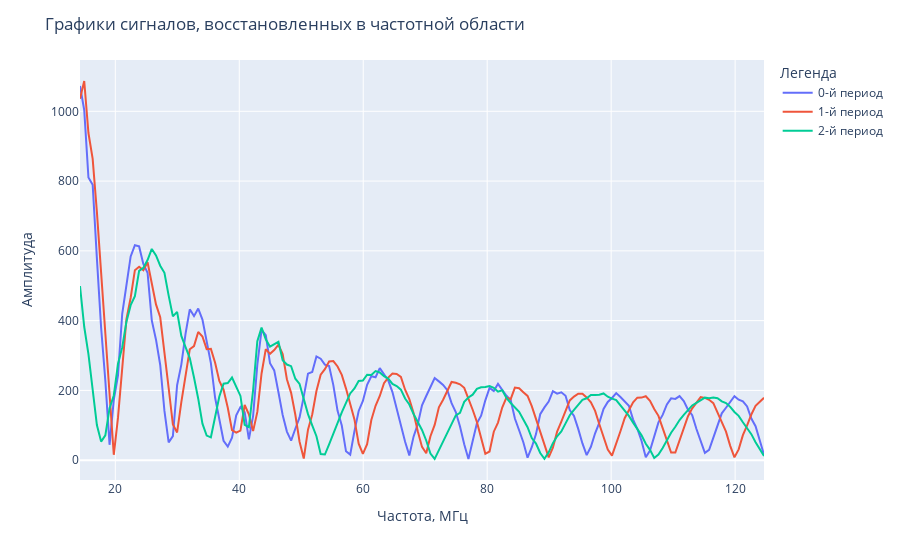

Notebook code cell kept with this figure:
### Markdown cell above
Интерактивный график сигнала, восстановленного в частотной области для некоторых периодов

### Code cell
periods_on_plot = [0, 1, 2]
offset=20

plot_df = pd.DataFrame(frequency_domain_restored_signal[periods_on_plot, 1:int(period)//2+1].T, columns=[f'{i}-й период' for i in periods_on_plot])
plot_df['Frequences'] = frequences_range * 1e-6

fig = px.line(plot_df.iloc[offset:], x="Frequences", y=plot_df.drop('Frequences', axis=1).columns)\
    .update_layout(title='Графики сигналов, восстановленных в частотной области',xaxis_title='Частота, МГц', yaxis_title='Амплитуда', legend_title='Легенда')

fig.show()

### Figure 1 — Plotly figure (JSON) as saved in the notebook; plotly's stock layout.template omitted (floating-point values rounded to 4 significant figures; data arrays with more than 128 entries replaced by an {"elided": "..."} marker saying what was removed)
{"data": [{"hovertemplate": "variable=0-й период<br>Frequences=%{x}<br>value=%{y}<extra></extra>", "legendgroup": "0-й период", "line": {"color": "#636efa", "dash": "solid"}, "marker": {"symbol": "circle"}, "mode": "lines", "name": "0-й период", "orientation": "v", "showlegend": true, "type": "scatter", "x": {"elided": "163 float values"}, "xaxis": "x", "y": {"elided": "163 float values"}, "yaxis": "y"}, {"hovertemplate": "variable=1-й период<br>Frequences=%{x}<br>value=%{y}<extra></extra>", "legendgroup": "1-й период", "line": {"color": "#EF553B", "dash": "solid"}, "marker": {"symbol": "circle"}, "mode": "lines", "name": "1-й период", "orientation": "v", "showlegend": true, "type": "scatter", "x": {"elided": "163 float values"}, "xaxis": "x", "y": {"elided": "163 float values"}, "yaxis": "y"}, {"hovertemplate": "variable=2-й период<br>Frequences=%{x}<br>value=%{y}<extra></extra>", "legendgroup": "2-й период", "line": {"color": "#00cc96", "dash": "solid"}, "marker": {"symbol": "circle"}, "mode": "lines", "name": "2-й период", "orientation": "v", "showlegend": true, "type": "scatter", "x": {"elided": "163 float values"}, "xaxis": "x", "y": {"elided": "163 float values"}, "yaxis": "y"}], "layout": {"legend": {"title": {"text": "Легенда"}, "tracegroupgap": 0}, "margin": {"t": 60}, "title": {"text": "Графики сигналов, восстановленных в частотной области"}, "xaxis": {"anchor": "y", "domain": [0, 1], "title": {"text": "Частота, МГц"}}, "yaxis": {"anchor": "x", "domain": [0, 1], "title": {"text": "Амплитуда"}}}}
